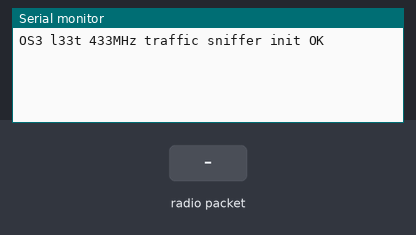
Recording of a sketch running on a simulated ATtiny85, built with avr-gcc and run on an emulated ATtiny85. On the bench: the last lines printed to the serial monitor. The test bench sets the inputs (shaded band). No radio packets arrive unless stated.

Above: at 1.2 s.
1.3 s: radio packet "1" arrives
At 2.5 s:
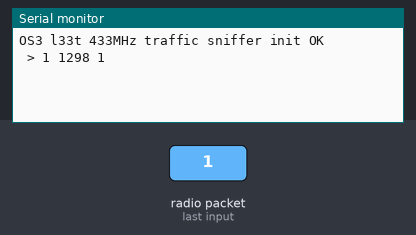
2.8 s: radio packet "0" arrives
At 3.9 s:
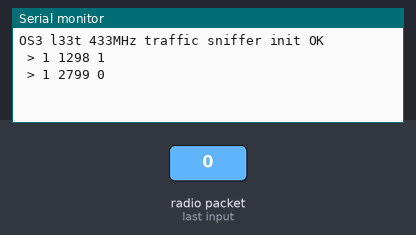
4.3 s: radio packet "2" arrives
At 5.1 s:
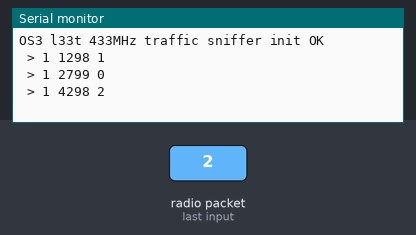

The sketch:

ask_receiver.ino
```cpp
// ask_receiver.pde
// -*- mode: C++ -*-
// Simple example of how to use RadioHead to receive messages
// with a simple ASK transmitter in a very simple way.
// Implements a simplex (one-way) receiver with an Rx-B1 module
// Tested on Arduino Mega, Duemilanova, Uno, Due, Teensy, ESP-12

#include <RH_ASK.h>
#ifdef RH_HAVE_HARDWARE_SPI
#include <SPI.h> // Not actually used but needed to compile
#endif

RH_ASK driver;
// RH_ASK driver(2000, 4, 5, 0); // ESP8266 or ESP32: do not use pin 11 or 2
// RH_ASK driver(2000, 3, 4, 0); // ATTiny, RX on D3 (pin 2 on attiny85) TX on D4 (pin 3 on attiny85),
// RH_ASK driver(2000, PD14, PD13, 0); STM32F4 Discovery: see tx and rx on Orange and Red LEDS

void setup()
{
#ifdef RH_HAVE_SERIAL
    Serial.begin(9600);   // Debugging only
#endif
    if (!driver.init())
#ifdef RH_HAVE_SERIAL
         Serial.println("init failed");
#else
        ;
#endif
  Serial.println("OS3 l33t 433MHz traffic sniffer init OK");
}

void loop()
{
    uint8_t buf[RH_ASK_MAX_MESSAGE_LEN];
    uint8_t buflen = sizeof(buf);

    if (driver.recv(buf, &buflen)) // Non-blocking
    {
        // Message with a good checksum received, dump it.
        //driver.printBuffer("Message HEX:", buf, buflen);

        Serial.print(" > ");
        Serial.print(buflen);
        Serial.print(" ");
        Serial.print(millis());
        Serial.print(" ");

        for (int i = 0; i<buflen; i++) {
          Serial.print(char(buf[i]));
        }

        Serial.println("");
    }
}
```

Measured:
- after the input at 1.3 s, the serial monitor: prints a new line at once (image 1)
- after the input at 2.8 s, the serial monitor: prints a new line at once (image 2)
- after the input at 4.3 s, the serial monitor: prints a new line at once (image 3)
